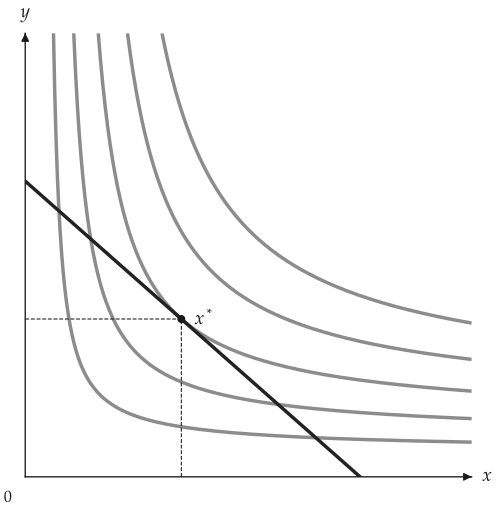

Here is the Python script that generated this plot:
from utility_viz import Canvas, Config, levels, solve
from utility_viz.models import CES

Config.load("manual.toml").use()  # the settings behind this manual's figures

model = CES(alpha=0.5, beta=0.5, rho=-0.5)
eq = solve(model, px=2.0, py=3.0, income=30.0)

cvs = Canvas(x_max=20, y_max=15, x_label="$x$", y_label="$y$")
cvs.add_utility(model, levels=levels.around(eq.utility, n=5))
cvs.add_budget(2.0, 3.0, 30.0)
cvs.add_equilibrium(eq)
cvs.save("ces.png")
